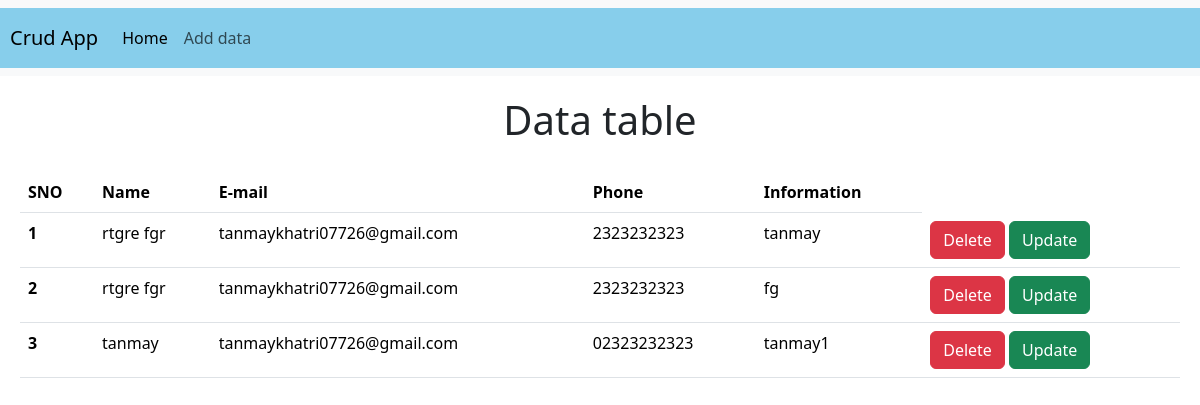
The page / on the database its author committed.
### employe/models.py (models this page shows)
class employe(models.Model):
    name=models.CharField(max_length=100)
    email=models.CharField(max_length=254)
    phone=models.CharField(max_length=120)
    info=models.CharField(max_length=200)

### crudapp/views.py (the view)
# urls.py: 2. Add a URL to urlpatterns:  path('', views.home, name='home')
def home(request):
    alldata=employe.objects.all()
    return render(request,'index.html',{'alldata':alldata})

### templates/index.html (shortened to what this page needs)
<!DOCTYPE html>
<html lang="en">
<head>
    <link href="https://getbootstrap.com/docs/5.3/assets/css/docs.css" rel="stylesheet">
    <link href="https://cdn.jsdelivr.net/npm/bootstrap@5.3.1/dist/css/bootstrap.min.css" rel="stylesheet">
</head>
<body>
    {% include 'nav.html' %}
    <h1 class="heading">Data table</h1>
  <div class="div">
    <table class="table">
        <thead>
          <tr>
            <th scope="col">SNO</th>
            <th scope="col">Name</th>
            <th scope="col">E-mail</th>
            <th scope="col">Phone</th>
            <th scope="col">Information</th>
          </tr>
        </thead>
        <tbody>
        {% for show in alldata %}
          <tr>
            <th scope="row">{{forloop.counter}}</th>
            <td>{{show.name}}</td>
            <td>{{show.email}}</td>
            <td>{{show.phone}}</td>
            <td>{{show.info}}</td>
            <td style="white-space: nowrap;">
                <a href="/delete/{{show.id}}" class="btn btn-danger md-sm button">Delete</a>
                <a href="/update/{{show.id}}" class="btn btn-success md-sm button">Update</a>
            </td>
          </tr>
        {% endfor %}
        </tbody>
     </table>
  </div>
</body>
</html>

### templates/nav.html (shortened to what this page needs)
<nav class="navbar navbar-expand-lg bg-body-tertiary">
  <div class="container-fluid nav">
    <a class="navbar-brand" href="/">Crud App</a>
    <div class="collapse navbar-collapse" id="navbarSupportedContent">
      <ul class="navbar-nav me-auto mb-2 mb-lg-0">
        <li class="nav-item">
          <a class="nav-link active" aria-current="page" href="/">Home</a>
        </li>
        <li class="nav-item">
          <a class="nav-link" href="/adddata/">Add data</a>
        </li>
      </ul>
    </div>
  </div>
</nav>

### templates/index.html (style rules this page uses)
* { padding: 0; margin: 0; }
.nav { background-color: skyblue; padding: 10px; }
.heading { text-align: center; padding: 20px; }
.div { overflow-x: scroll; margin: 0 20px; }

### rows shown on the page
employe: name "rtgre fgr", email "tanmaykhatri07726@gmail.com", phone "2323232323", info "tanmay"
employe: name "rtgre fgr", email "tanmaykhatri07726@gmail.com", phone "2323232323", info "fg"
employe: name "tanmay", email "tanmaykhatri07726@gmail.com", phone "02323232323", info "tanmay1"
